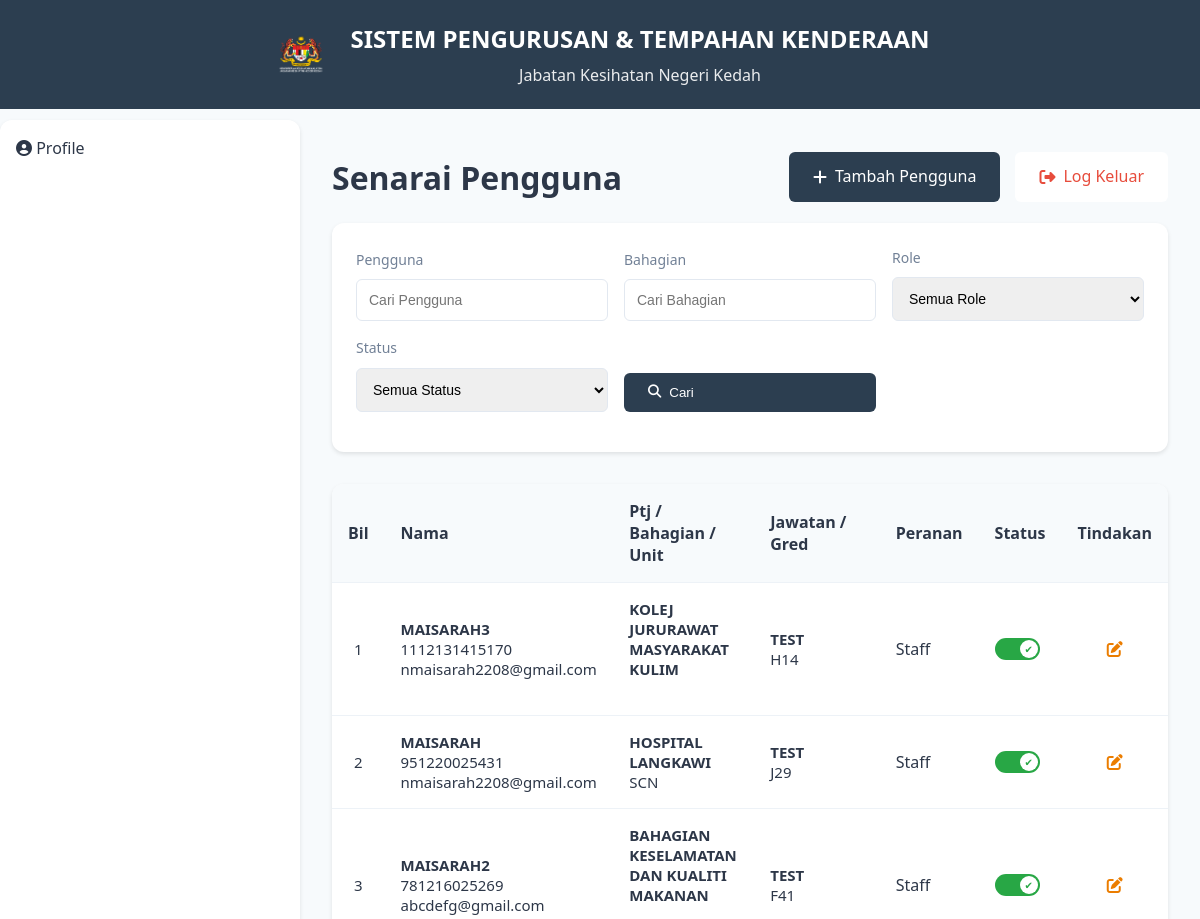
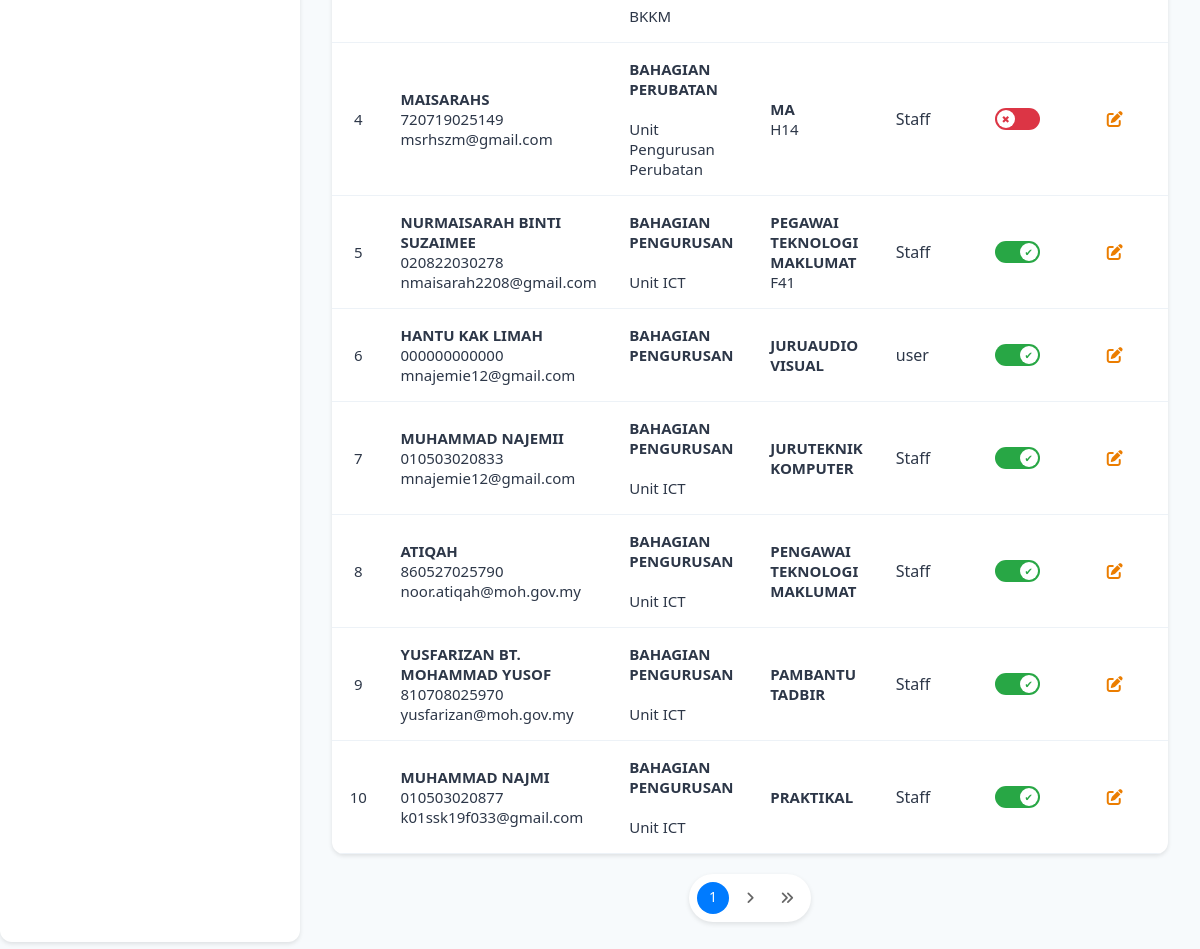
The page /pengguna.php on the database its author committed (2 pictures, top to bottom).
### tables this page shows
CREATE TABLE `penggunajkn` (
  `id` int NOT NULL AUTO_INCREMENT,
  `nokp` varchar(20) NOT NULL,
  `nama` varchar(100) NOT NULL,
  `idptj` varchar(50) DEFAULT NULL,
  `bahagian` varchar(50) DEFAULT NULL,
  `unit` varchar(50) DEFAULT NULL,
  `jawatan` varchar(50) DEFAULT NULL,
  `gred` varchar(10) DEFAULT NULL,
  `nohp` varchar(20) NOT NULL,
  `password` varchar(255) NOT NULL,
  `role` varchar(50) NOT NULL,
  `email` varchar(255) DEFAULT NULL,
  `status` varchar(50) DEFAULT 'AKTIF',
  PRIMARY KEY (`id`)
);

CREATE TABLE `tptj` (
  `id` int NOT NULL AUTO_INCREMENT,
  `namaptj` varchar(100) DEFAULT NULL,
  `namapenyelaras` varchar(100) DEFAULT NULL,
  `namaringkas` varchar(10) DEFAULT NULL,
  PRIMARY KEY (`id`)
);

CREATE TABLE `tgred` (
  `id` int NOT NULL,
  `gred` varchar(100) DEFAULT NULL,
  PRIMARY KEY (`id`)
);

CREATE TABLE `tbahagian` (
  `id` int NOT NULL AUTO_INCREMENT,
  `bahagian` varchar(100) DEFAULT NULL,
  `idptj` int DEFAULT NULL,
  PRIMARY KEY (`id`)
);

CREATE TABLE `tunit` (
  `id` int NOT NULL AUTO_INCREMENT,
  `unit` varchar(100) DEFAULT NULL,
  `idbahagian` varchar(100) DEFAULT NULL,
  PRIMARY KEY (`id`)
);

### tempahanKenderaan.php (called while the page is built, shortened)
<?php
require 'config.php';
?>
                            <?php
                            $tujuanQuery = "SELECT * FROM ttempah_tujuan ORDER BY tujuan_perjalanan ASC";
                            $tujuanResult = $conn->query($tujuanQuery);
                            ?>
                            <?php
                            $negeriQuery = "SELECT * FROM tnegeri ORDER BY negeri ASC";
                            $negeriResult = $conn->query($negeriQuery);
                            ?>
                            <?php
                            $kenderaanQuery = "SELECT * FROM ttempah_jenis ORDER BY jenis_kenderaan ASC";
                            $kenderaanResult = $conn->query($kenderaanQuery);
                            ?>

### pengguna.php (the view, shortened to what this page needs)
<?= session_start();
require 'config.php';
$items_per_page = 10;
$page = isset($_GET['page']) && is_numeric($_GET['page']) ? (int) $_GET['page'] : 1;
$offset = ($page - 1) * $items_per_page;
$sql_count = "SELECT COUNT(*) AS total FROM penggunajkn";
$result_count = $conn->query($sql_count);
$total_rows = $result_count->fetch_assoc()['total'];
$total_pages = ceil($total_rows / $items_per_page);
$search_pengguna = isset($_POST['nama']) ? $_POST['nama'] : '';
$search_bahagian = isset($_POST['namaBahagian']) ? $_POST['namaBahagian'] : '';
if ($_SERVER['REQUEST_METHOD'] === 'POST') {
    $searchParams = array(
        'id' => $_POST['id'] ?? '',
        'nama' => $_POST['nama'] ?? '',
        'email' => $_POST['email'] ?? '',
        'namaPtj' => $_POST['namaPtj'] ?? '',
        'namaBahagian' => $_POST['namaBahagian'] ?? '',
        'namaUnit' => $_POST['namaUnit'] ?? '',
        'role' => $_POST['role'] ?? '',
        'status' => $_POST['status'] ?? ''
    );
    $result = searchRecords($conn, $searchParams);
} else {
    $sql = "SELECT
	p.*,
	tp.namaptj AS namaPtj,
	tb.bahagian AS namaBahagian,
	tu.unit AS namaUnit,
	tg.gred AS namaGred
FROM
	penggunajkn p
LEFT JOIN
	tptj tp
ON
	p.idptj = tp.id
LEFT JOIN
	tbahagian tb
ON
	p.bahagian = tb.id
LEFT JOIN
	tunit tu
ON
	p.unit = tu.id
LEFT JOIN
	tgred tg
ON
	p.gred = tg.id
  ORDER BY id DESC LIMIT ? OFFSET ?";
    $stmt = $conn->prepare($sql);
    $stmt->bind_param("ii", $items_per_page, $offset);
    $stmt->execute();
    $result = $stmt->get_result();
}
$isSearching = ($_SERVER['REQUEST_METHOD'] === 'POST' &&
    (!empty($_POST['id']) ||
        !empty($_POST['nama']) ||
        !empty($_POST['namaBahagian']) ||
        !empty($_POST['status']) ||
        !empty($_POST['role'])));
?>
<!Doctype html>
<html lang="en">
<head>
    <link rel="stylesheet" href="https://cdnjs.cloudflare.com/ajax/libs/font-awesome/6.4.2/css/all.min.css" />
    <link rel="stylesheet" href="CSS/STK.css" />
    <link rel="stylesheet" href="CSS/layout.css" />
    <link href="https://cdn.jsdelivr.net/npm/sweetalert2@11/dist/sweetalert2.min.css" rel="stylesheet" />
</head>
<body>
    <?= include 'dashboard.php' ?>
    <div class="dashboard">
        <div class="main-content">
            <div class="welcome-header" style="margin-top: -26px;">
                <h1 class="welcome-text">Senarai Pengguna</h1>
                <div class="left-actions">
                    <a href="#" onclick="openModal('addPenggunaModal'); return false;" class="btn btn-primary">
                        <i class="fas fa-plus"></i>
                        Tambah Pengguna
                    </a>
                    <a href="#" onclick="handleLogout()" class="btn btn-logout">
                        <i class="fas fa-sign-out-alt"></i> Log Keluar
                    </a>
                </div>
            </div>
            <form method="POST" action="" class="search-container" onsubmit="return validateSearch()">
                <div class="search-grid">
                    <div class="search-field">
                        <label>Pengguna</label>
                        <input type="text" name="nama" value="<?= htmlspecialchars($search_pengguna) ?>"
                            placeholder="Cari Pengguna">
                    </div>
                    <div class="search-field">
                        <label>Bahagian</label>
                        <input type="text" name="namaBahagian" value="<?= htmlspecialchars($search_bahagian) ?>"
                            placeholder="Cari Bahagian">
                    </div>
                    <div class="search-field">
                        <label>Role</label>
                        <select name="role">
                            <option value="">Semua Role</option>
                        </select>
                    </div>
                    <div class="search-field">
                        <label>Status</label>
                        <select name="status">
                            <option value="">Semua Status</option>
                        </select>
                    </div>
                    <div class="search-field">
                        <label>&nbsp;</label>
                        <button type="submit" name="searchBtn" class="btn btn-primary">
                            <i class="fas fa-search"></i>
                            Cari
                        </button>
                    </div>
                </div>
            </form>
            <div class="table-container">
                <table class="custom-table">
                    <thead>
                        <tr>
                            <th style="text-align:center;">Bil</th>
                            <th>Nama</th>
                            <th>Ptj / Bahagian / Unit</th>
                            <th>Jawatan / Gred</th>
                            <th>Peranan</th>
                            <th>Status</th>
                            <th>Tindakan</th>
                        </tr>
                    </thead>
                    <tbody>
                        <?php if ($result->num_rows > 0): ?>
                            <?php $bil = $offset + 1; ?>
                            <?php while ($record = $result->fetch_assoc()):
                                ?>
                                <tr>
                                    <td style="text-align:center; font-size:15px;"><?= $bil++ ?></td>
                                    <td class="nama" style="font-size: 15px;">
                                        <strong><?= htmlspecialchars($record['nama']) ?></strong><br>
                                        <?= htmlspecialchars($record['nokp']) ?><br>
                                        <?= htmlspecialchars($record['email']) ?>
                                    </td>
                                    <td class="ptj" style="font-size: 15px;">
                                        <strong><?= htmlspecialchars($record['namaPtj']) ?></strong><br>
                                        <?= htmlspecialchars($record['namaBahagian']) ?><br>
                                        <?= htmlspecialchars($record['namaUnit']) ?>
                                    </td>
                                    <td class="jawatan" style="font-size: 15px;">
                                        <strong><?= htmlspecialchars($record['jawatan']) ?></strong><br>
                                        <?= htmlspecialchars($record['namaGred']) ?>
                                    </td>
                                    <?php
                                    $roleMap = [
                                        'staff' => 'Staff',
                                        'admin' => 'Admin'
                                    ];
                                    ?>
                                    <td class="role">
                                        <?= htmlspecialchars($roleMap[$record['role']] ?? $record['role']) ?>
                                    </td>
                                    <td>
                                        <label class="switch">
                                            <span class="slider round"></span>
                                        </label>
                                    </td>
                                    <td class="action-buttons">
                                        <div class="action-cell" style="justify-content: center;">
                                            <a href="javascript:void(0)" class="action-btn"
                                                data-id="<?= htmlspecialchars($record['id']) ?>"
                                                data-nama="<?= htmlspecialchars($record['nama']) ?>"
                                                data-nokp="<?= htmlspecialchars($record['nokp']) ?>"
                                                data-email="<?= htmlspecialchars($record['email']) ?>"
                                                data-namaPtj="<?= htmlspecialchars($record['idptj']) ?>"
                                                data-bahagian="<?= htmlspecialchars($record['bahagian']) ?>"
                                                data-unit="<?= htmlspecialchars($record['unit']) ?>"
                                                data-gred="<?= htmlspecialchars($record['gred']) ?>"
                                                data-nohp="<?= htmlspecialchars($record['nohp']) ?>"
                                                data-password="<?= htmlspecialchars($record['password']) ?>"
                                                data-role="<?= htmlspecialchars($record['role']) ?>"
                                                data-jawatan="<?= htmlspecialchars($record['jawatan']) ?>"
                                                data-status="<?= htmlspecialchars($record['status']) ?>" title="Lihat"
                                                onclick="showViewModal(this)">
                                                <i class="fas fa-edit" style="color: #eb7d00;"></i>
                                            </a>
                                        </div>
                                    </td>
                                </tr>
                            <?php endwhile; ?>
                        <?php else: ?>
                            <tr>
                                <td colspan="8" style="text-align:center;">Tiada rekod dijumpai</td>
                            </tr>
                        <?php endif; ?>
                    </tbody>
                </table>
            </div>
            <div class="pagination-container">
                <div class="pagination">
                    <?php
                    if (!$isSearching && $total_pages > 1):
                        ?>
                        <a href="?page=<?= $page ?><?= !empty($_POST) ? '&' . http_build_query($_POST) : '' ?>"
                            class="page-link active">
                            <?= $page ?>
                        </a>
                        <?php if ($page < $total_pages): ?>
                            <a href="?page=<?= $page + 1 ?><?= !empty($_POST) ? '&' . http_build_query($_POST) : '' ?>"
                                class="page-link page-nav" title="Seterusnya">
                                <i class="fas fa-angle-right"></i>
                            </a>
                            <a href="?page=<?= $total_pages ?><?= !empty($_POST) ? '&' . http_build_query($_POST) : '' ?>"
                                class="page-link page-nav" title="Muka Terakhir">
                                <i class="fas fa-angle-double-right"></i>
                            </a>
                        <?php endif; ?>
                    <?php endif; ?>
                </div>
            </div>
        </div>
    </div>
</body>
</html>

### CSS/STK.css (style rules this page uses)
:root { --primary-color: #2c3e50; --secondary-color: #3498db; --accent-color: #1abc9c; --danger-color: #e74c3c; --warning-color: #f1c40f; --success-color: #2ecc71; --gray-100: #f7fafc; --gray-200: #edf2f7; --gray-300: #e2e8f0; --gray-600: #718096; --gray-800: #2d3748; }
* { margin: 0; padding: 0; box-sizing: border-box; }
body { font-family: "Segoe UI", system-ui, -apple-system, sans-serif; background-color: var(--gray-100); color: var(--gray-800); line-height: 1.6; }
.dashboard { margin-top: 120px; margin-left: 300px; padding: 2rem; max-width: calc(100% - 250px); }
.dashboard { margin-top: 120px; min-height: calc(100vh - 120px); }
.search-container { background: white; border-radius: 12px; box-shadow: 0 2px 4px rgba(0, 0, 0, 0.1); padding: 1.5rem; margin-bottom: 2rem; }
.search-grid { display: grid; grid-template-columns: repeat(auto-fit, minmax(200px, 1fr)); gap: 1rem; margin-bottom: 1rem; }
.search-field { display: flex ; flex-direction: column; justify-content: flex-end; gap: 0.5rem; }
.search-field label { font-size: 0.875rem; color: var(--gray-600); font-weight: 500; }
.search-field input, .search-field select { padding: 0.75rem; border: 1px solid var(--gray-300); border-radius: 6px; font-size: 0.875rem; transition: all 0.2s ease; }
.btn { padding: 0.75rem 1.5rem; border-radius: 6px; font-weight: 500; text-decoration: none; display: inline-flex; align-items: center; gap: 0.5rem; transition: all 0.2s ease; border: none; cursor: pointer; }
.btn-primary { background: var(--primary-color); color: white; }
.btn-logout { background: white; color: var(--danger-color) }
.table-container { background: white; border-radius: 12px; box-shadow: 0 2px 4px rgba(0, 0, 0, 0.1); overflow: hidden; }
.custom-table { width: 100%; border-collapse: collapse; }
.custom-table th, .custom-table td { padding: 1rem; text-align: left; border-bottom: 1px solid var(--gray-200); }
.custom-table th { background: var(--gray-100); font-weight: 600; color: var(--gray-800); }
.action-cell { display: flex; gap: 0.5rem; }
.action-btn { padding: 0.5rem; border-radius: 6px; color: var(--gray-600); transition: all 0.2s ease; }
.pagination { display: flex; align-items: center; gap: 5px; padding: 8px; background: white !important; box-shadow: 0 2px 5px rgba(0, 0, 0, 0.1) !important; border-radius: 50px !important; }
.page-link { display: flex; align-items: center; justify-content: center; width: 32px !important; height: 32px !important; text-decoration: none; color: #666 !important; border-radius: 50%; font-size: 14px; transition: all 0.3s ease; min-width: unset !important; padding: 0 !important; background: none !important; }
.page-link.active { background-color: #007bff !important; color: white !important; font-weight: 500; }
.page-nav { color: #666 !important; background: none !important; }
.pagination-container { display: flex; justify-content: center; margin: 20px 0; }

### CSS/layout.css (style rules this page uses)
.welcome-header { display: flex; align-items: center; justify-content: space-between; margin-bottom: 20px; }
.left-actions { display: flex; align-items: center; gap: 15px; }
.switch { position: relative; display: inline-block; width: 45px; height: 22px; }
.slider { position: absolute; cursor: pointer; top: 0; left: 0; right: 0; bottom: 0; background-color: #dc3545; -webkit-transition: 0.4s; transition: 0.4s; }
.slider:before { position: absolute; content: "✖"; height: 18px; width: 18px; left: 2px; bottom: 2px; font-size: 10px; background-color: white; transition: 0.4s; display: flex; align-items: center; justify-content: center; color: #dc3545; }
input:checked + .slider { background-color: #28a745; }
input:checked + .slider:before { transform: translateX(23px); content: "✔"; color: #28a745; }
.slider.round { border-radius: 34px; }
.slider.round:before { border-radius: 50%; }

### rows shown on the page
penggunajkn: nama "MAISARAH3", nokp "1112131415170", email "nmaisarah2208@gmail.com", tptj.namaptj "KOLEJ JURURAWAT MASYARAKAT KULIM", jawatan "TEST", tgred.gred "H14", role "Staff"
penggunajkn: nama "MAISARAH", nokp "951220025431", email "nmaisarah2208@gmail.com", tptj.namaptj "HOSPITAL LANGKAWI", tbahagian.bahagian "SCN", jawatan "TEST", tgred.gred "J29", role "Staff"
penggunajkn: nama "MAISARAH2", nokp "781216025269", email "abcdefg@gmail.com", tptj.namaptj "BAHAGIAN KESELAMATAN DAN KUALITI MAKANAN", tunit.unit "BKKM", jawatan "TEST", tgred.gred "F41", role "Staff"
penggunajkn: nama "MAISARAHS", nokp "720719025149", email "msrhszm@gmail.com", tptj.namaptj "BAHAGIAN PERUBATAN", tunit.unit "Unit Pengurusan Perubatan", jawatan "MA", tgred.gred "H14", role "Staff"
penggunajkn: nama "NURMAISARAH BINTI SUZAIMEE", nokp "020822030278", email "nmaisarah2208@gmail.com", tptj.namaptj "BAHAGIAN PENGURUSAN", tunit.unit "Unit ICT", jawatan "PEGAWAI TEKNOLOGI MAKLUMAT", tgred.gred "F41", role "Staff"
penggunajkn: nama "HANTU KAK LIMAH", nokp "000000000000", email "mnajemie12@gmail.com", tptj.namaptj "BAHAGIAN PENGURUSAN", jawatan "JURUAUDIO VISUAL", role "user"
penggunajkn: nama "MUHAMMAD NAJEMII", nokp "010503020833", email "mnajemie12@gmail.com", tptj.namaptj "BAHAGIAN PENGURUSAN", tunit.unit "Unit ICT", jawatan "JURUTEKNIK KOMPUTER", role "Staff"
penggunajkn: nama "ATIQAH", nokp "860527025790", email "noor.atiqah@moh.gov.my", tptj.namaptj "BAHAGIAN PENGURUSAN", tunit.unit "Unit ICT", jawatan "PENGAWAI TEKNOLOGI MAKLUMAT", role "Staff"
penggunajkn: nama "YUSFARIZAN BT. MOHAMMAD YUSOF", nokp "810708025970", email "yusfarizan@moh.gov.my", tptj.namaptj "BAHAGIAN PENGURUSAN", tunit.unit "Unit ICT", jawatan "PAMBANTU TADBIR", role "Staff"
penggunajkn: nama "MUHAMMAD NAJMI", nokp "010503020877", email "k01ssk19f033@gmail.com", tptj.namaptj "BAHAGIAN PENGURUSAN", tunit.unit "Unit ICT", jawatan "PRAKTIKAL", role "Staff"

### other values the page prints
$page "1"
